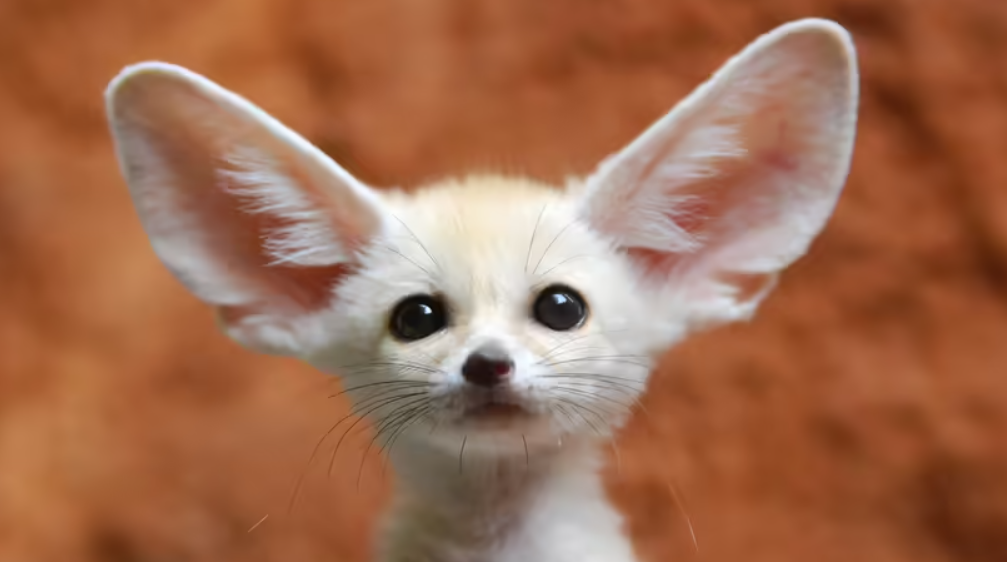
#> input picture animal.png, 1007 x 562 px
$ jupyter execute DIP_Exp_6.ipynb   (older library calls are emulated)
#> lines starting #> are read from the running program, lines starting #| are printed output that depends on the picture; after the words box and inside, x2 and y2 are one past the last pixel; in counts of white or black regions, pixels touching at a corner belong together
[cell 1]
import cv2
import numpy as np
import matplotlib.pyplot as plt

image = cv2.imread('animal.png')  # Replace with your image path
#> image is the input picture: shape (562, 1007, 3); mean B, G, R 81.1, 108.6, 160.8
gray_image = cv2.cvtColor(image, cv2.COLOR_BGR2GRAY)
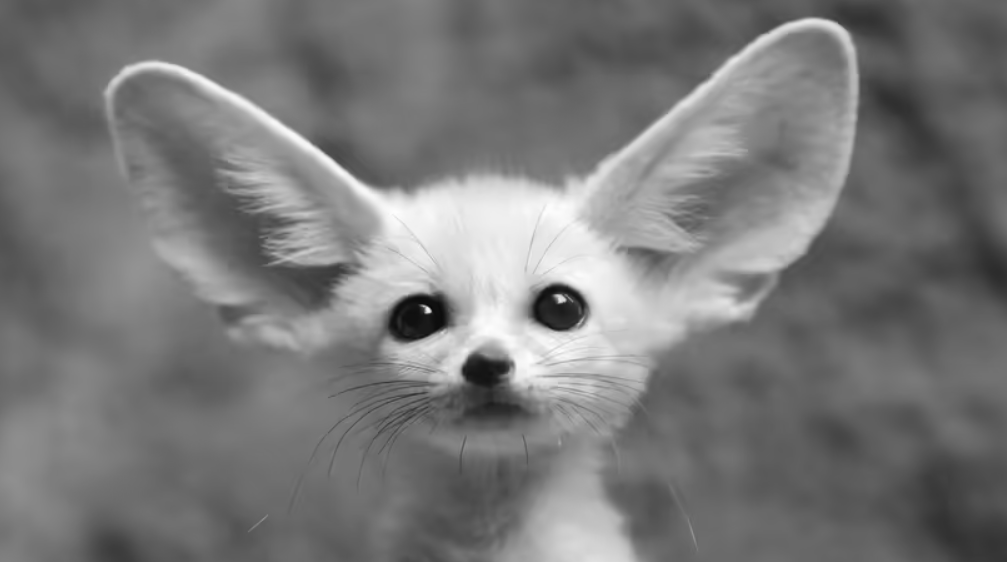
#> gray_image: shape (562, 1007); min 6, max 253, mean 121
# Original Image
plt.imshow(cv2.cvtColor(image, cv2.COLOR_BGR2RGB))
plt.title('Original Image')
plt.axis('off')

[cell 2]
sobel_x = cv2.Sobel(gray_image, cv2.CV_64F, 1, 0, ksize=5)  # Sobel in x direction
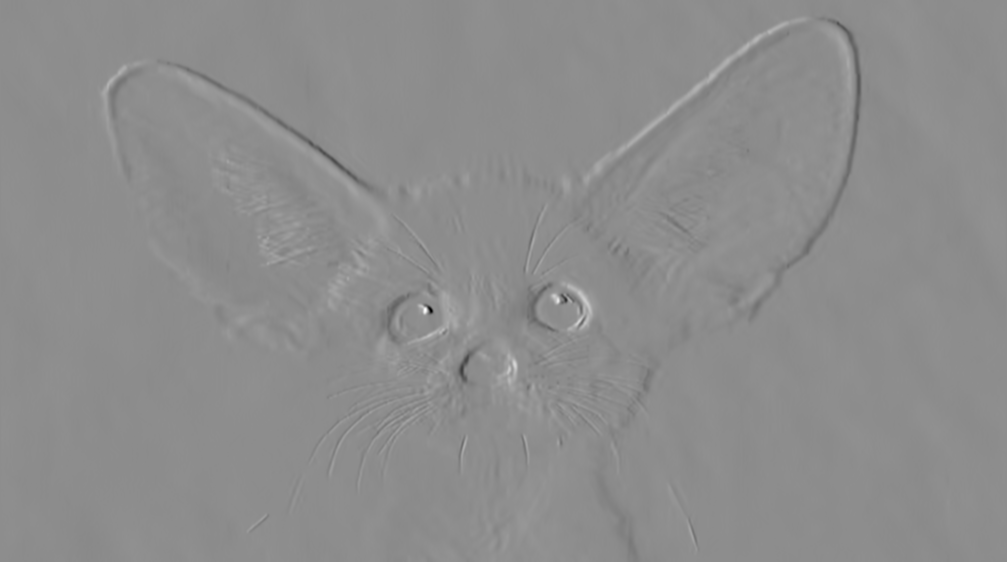
#> sobel_x: shape (562, 1007) float64; min -8039, max 6470, mean -2.2; drawn with min black and max white
sobel_y = cv2.Sobel(gray_image, cv2.CV_64F, 0, 1, ksize=5)  # Sobel in y direction
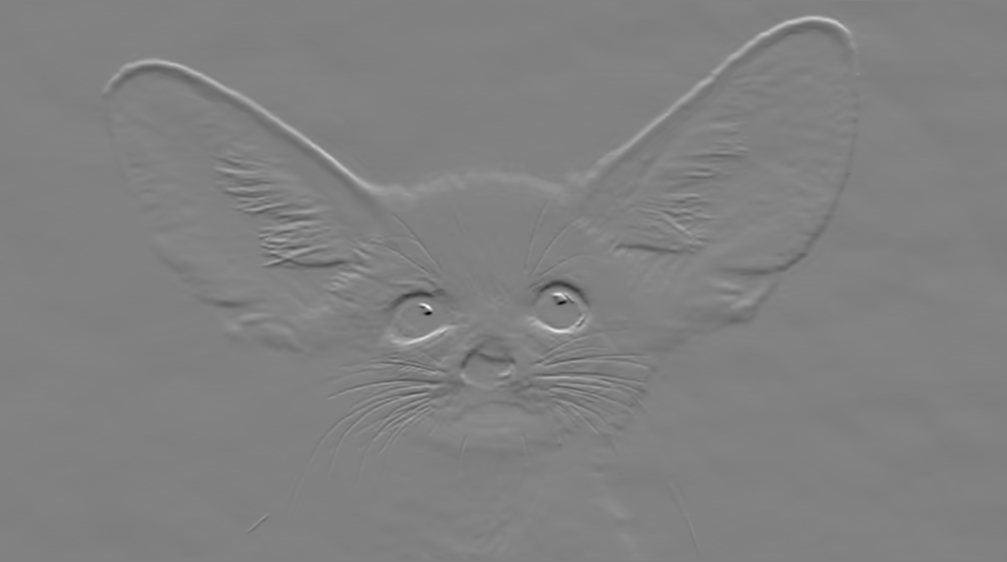
#> sobel_y: shape (562, 1007) float64; min -8294, max 8081, mean 1.6; drawn with min black and max white
sobel_combined = cv2.magnitude(sobel_x, sobel_y)  # Combine both directions
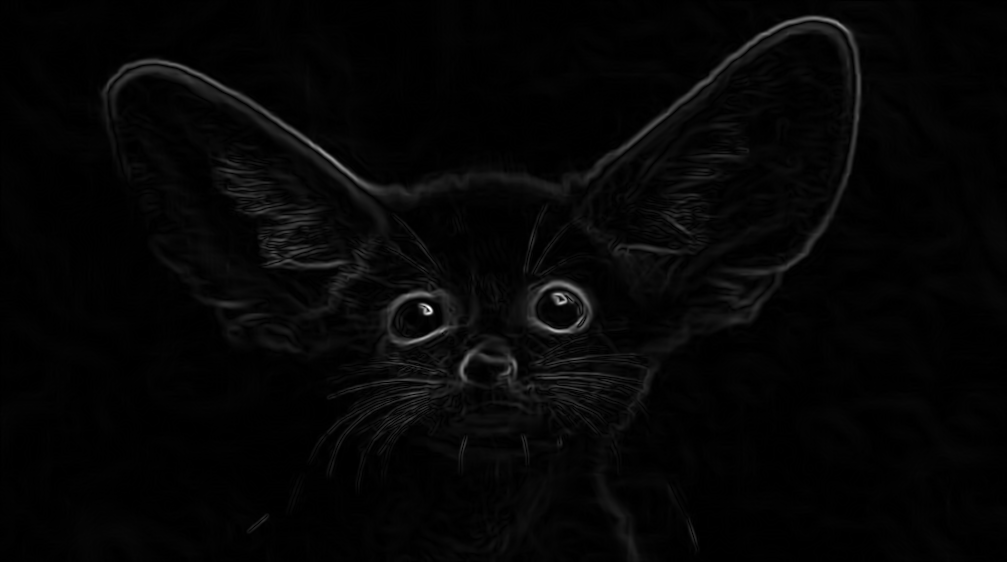
#> sobel_combined: shape (562, 1007) float64; min 0, max 9423.8, mean 214.7; drawn with min black and max white
plt.imshow(sobel_combined, cmap='gray')
plt.title('Sobel Edge Detection')
plt.axis('off')

[cell 3]
laplacian = cv2.Laplacian(gray_image, cv2.CV_64F)
plt.imshow(laplacian, cmap='gray')
plt.title('Laplacian Edge Detection')
plt.axis('off')

[cell 4]
canny_edges = cv2.Canny(gray_image, 50, 150)
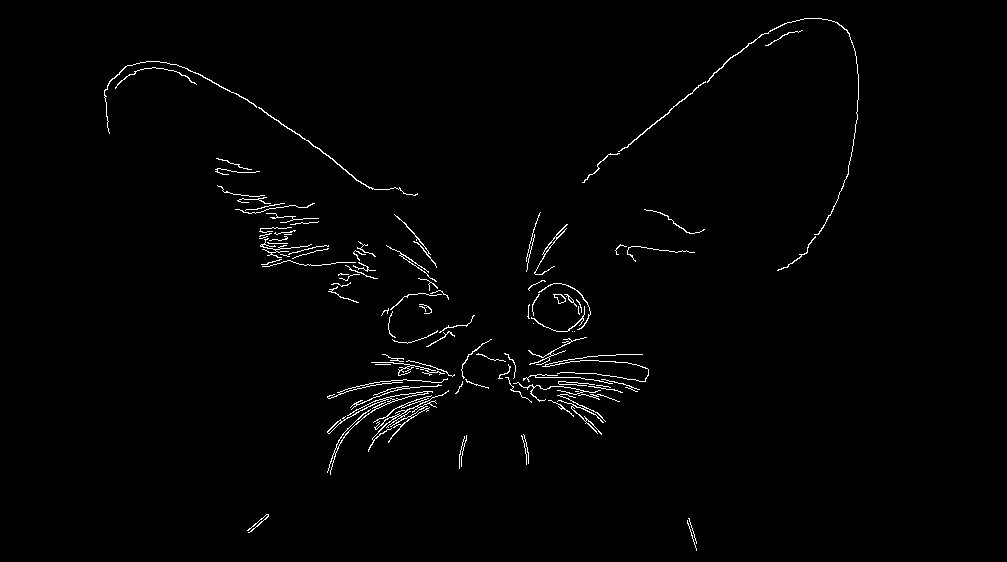
#> canny_edges: shape (562, 1007); 1.3% white in thin lines or dots, all inside (x1, y1, x2, y2) = (104, 18, 859, 551)
plt.imshow(canny_edges, cmap='gray')
plt.title('Canny Edge Detection')
plt.axis('off')
